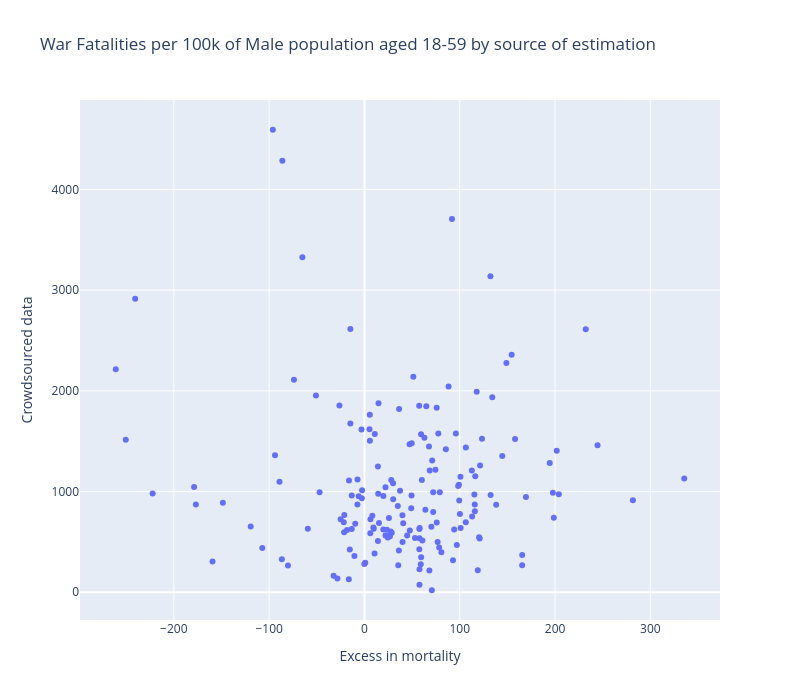

Notebook code for this chart:
### Code cell
fig = px.scatter(
    df_merged,
    x='ex_per100k_1549',
    y='Total_pc',
    hover_name='Region',
    title="War Fatalities per 100k of Male population aged 18-59 by source of estimation",
    labels={"ex_per100k_1549": "Excess in mortality", "Total_pc": "Crowdsourced data"},
    width=800, height=700
)



fig.show()

### Figure 1 — Plotly figure (JSON) as saved in the notebook; plotly's stock layout.template omitted (floating-point values rounded to 4 significant figures; data arrays with more than 128 entries replaced by an {"elided": "..."} marker saying what was removed)
{"data": [{"hovertemplate": "<b>%{hovertext}</b><br><br>Excess in mortality=%{x}<br>Crowdsourced data=%{y}<extra></extra>", "hovertext": {"elided": "170 str values"}, "legendgroup": "", "marker": {"color": "#636efa", "symbol": "circle"}, "mode": "markers", "name": "", "orientation": "v", "showlegend": false, "type": "scatter", "x": {"elided": "170 float values"}, "xaxis": "x", "y": {"elided": "170 float values"}, "yaxis": "y"}], "layout": {"height": 700, "legend": {"tracegroupgap": 0}, "title": {"text": "War Fatalities per 100k of Male population aged 18-59 by source of estimation"}, "width": 800, "xaxis": {"anchor": "y", "domain": [0, 1], "title": {"text": "Excess in mortality"}}, "yaxis": {"anchor": "x", "domain": [0, 1], "title": {"text": "Crowdsourced data"}}}}
